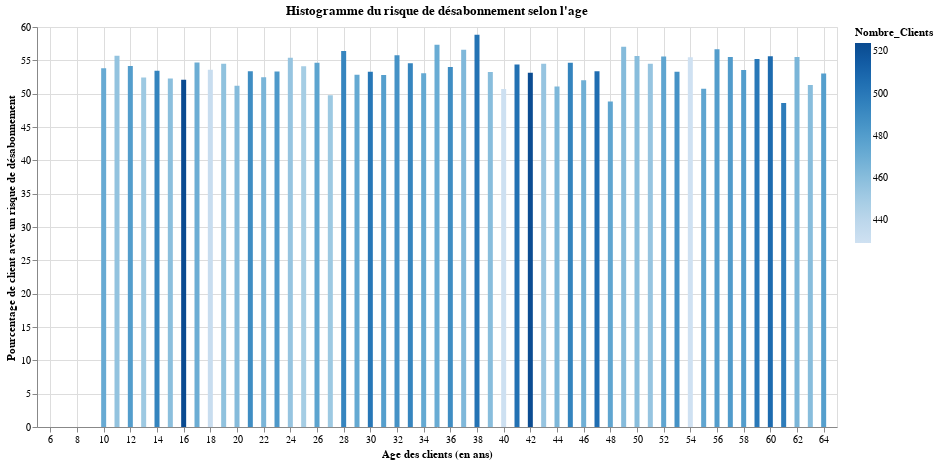

Write notebook code for a chart like this one.
### Markdown cell above
Dans un second temps nous allons regardé si l'age d'une personne à une influence sur le désabonnement et nous affichons la couleur avec la proportion de personnes.

### Code cell
# Churn en fct de l'age
from pyspark.sql.functions import avg, col, count
df_churn_age = df_spark_clean.groupBy("age").agg((avg("churn_risk_score") * 100).alias("avg_churn_percentage"), count("churn_risk_score").alias("Nombre_Clients"))
df_churn_age = df_churn_age.orderBy('age')

# Importation le package Altair
import altair as alt
import pandas as pd

# Convertir le DataFrame PySpark en DataFrame pandas
data_pd = df_churn_age.toPandas()

# Histogramme
alt.Chart(data_pd).mark_bar().encode(
    x=alt.X('age:Q', axis=alt.Axis(title="Age des clients (en ans)")),
    y=alt.Y('avg_churn_percentage:Q', axis=alt.Axis(title="Pourcentage de client avec un risque de désabonnement")),
    tooltip=['age:Q', 'avg_churn_percentage:Q', 'Nombre_Clients:Q'], # Afin de pouvoir avoir les informations de chaque point lorsque l'on passe notre souris
    color = 'Nombre_Clients:Q'
).properties(
    width=800, # Taille du graphique
    height=400,
    title="Histogramme du risque de désabonnement selon l'age", # Titre du graphique
).interactive() # Pouvoir zoomer sur le graphique

### Figure 1 — Vega-Lite specification as saved in the notebook (floating-point values rounded to 4 significant figures)
{"config": {"view": {"continuousWidth": 400, "continuousHeight": 300}}, "data": {"name": "data-0e3126515bd8fc6b33dd7a387fb7140b"}, "mark": "bar", "encoding": {"color": {"field": "Nombre_Clients", "type": "quantitative"}, "tooltip": [{"field": "age", "type": "quantitative"}, {"field": "avg_churn_percentage", "type": "quantitative"}, {"field": "Nombre_Clients", "type": "quantitative"}], "x": {"axis": {"title": "Age des clients (en ans)"}, "field": "age", "type": "quantitative"}, "y": {"axis": {"title": "Pourcentage de client avec un risque de désabonnement"}, "field": "avg_churn_percentage", "type": "quantitative"}}, "height": 400, "selection": {"selector001": {"type": "interval", "bind": "scales", "encodings": ["x", "y"]}}, "title": "Histogramme du risque de désabonnement selon l'age", "width": 800, "$schema": "https://vega.github.io/schema/vega-lite/v4.17.0.json", "datasets": {"data-0e3126515bd8fc6b33dd7a387fb7140b": [{"age": 10, "avg_churn_percentage": 53.81, "Nombre_Clients": 472}, {"age": 11, "avg_churn_percentage": 55.7, "Nombre_Clients": 456}, {"age": 12, "avg_churn_percentage": 54.17, "Nombre_Clients": 480}, {"age": 13, "avg_churn_percentage": 52.43, "Nombre_Clients": 452}, {"age": 14, "avg_churn_percentage": 53.44, "Nombre_Clients": 494}, {"age": 15, "avg_churn_percentage": 52.29, "Nombre_Clients": 459}, {"age": 16, "avg_churn_percentage": 52.1, "Nombre_Clients": 524}, {"age": 17, "avg_churn_percentage": 54.68, "Nombre_Clients": 470}, {"age": 18, "avg_churn_percentage": 53.58, "Nombre_Clients": 433}, {"age": 19, "avg_churn_percentage": 54.49, "Nombre_Clients": 457}, {"age": 20, "avg_churn_percentage": 51.19, "Nombre_Clients": 461}, {"age": 21, "avg_churn_percentage": 53.37, "Nombre_Clients": 489}, {"age": 22, "avg_churn_percentage": 52.47, "Nombre_Clients": 465}, {"age": 23, "avg_churn_percentage": 53.32, "Nombre_Clients": 482}, {"age": 24, "avg_churn_percentage": 55.38, "Nombre_Clients": 455}, {"age": 25, "avg_churn_percentage": 54.12, "Nombre_Clients": 449}, {"age": 26, "avg_churn_percentage": 54.62, "Nombre_Clients": 476}, {"age": 27, "avg_churn_percentage": 49.78, "Nombre_Clients": 452}, {"age": 28, "avg_churn_percentage": 56.39, "Nombre_Clients": 493}, {"age": 29, "avg_churn_percentage": 52.85, "Nombre_Clients": 473}, {"age": 30, "avg_churn_percentage": 53.29, "Nombre_Clients": 501}, {"age": 31, "avg_churn_percentage": 52.82, "Nombre_Clients": 479}, {"age": 32, "avg_churn_percentage": 55.76, "Nombre_Clients": 486}, {"age": 33, "avg_churn_percentage": 54.56, "Nombre_Clients": 493}, {"age": 34, "avg_churn_percentage": 53.07, "Nombre_Clients": 473}, {"age": 35, "avg_churn_percentage": 57.32, "Nombre_Clients": 471}, {"age": 36, "avg_churn_percentage": 53.99, "Nombre_Clients": 489}, {"age": 37, "avg_churn_percentage": 56.59, "Nombre_Clients": 463}, {"age": 38, "avg_churn_percentage": 58.85, "Nombre_Clients": 503}, {"age": 39, "avg_churn_percentage": 53.26, "Nombre_Clients": 460}, {"age": 40, "avg_churn_percentage": 50.7, "Nombre_Clients": 430}, {"age": 41, "avg_churn_percentage": 54.37, "Nombre_Clients": 504}, {"age": 42, "avg_churn_percentage": 53.15, "Nombre_Clients": 523}, {"age": 43, "avg_churn_percentage": 54.51, "Nombre_Clients": 455}, {"age": 44, "avg_churn_percentage": 51.08, "Nombre_Clients": 464}, {"age": 45, "avg_churn_percentage": 54.66, "Nombre_Clients": 494}, {"age": 46, "avg_churn_percentage": 52.03, "Nombre_Clients": 469}, {"age": 47, "avg_churn_percentage": 53.36, "Nombre_Clients": 506}, {"age": 48, "avg_churn_percentage": 48.84, "Nombre_Clients": 475}, {"age": 49, "avg_churn_percentage": 57.05, "Nombre_Clients": 461}, {"age": 50, "avg_churn_percentage": 55.65, "Nombre_Clients": 460}, {"age": 51, "avg_churn_percentage": 54.51, "Nombre_Clients": 455}, {"age": 52, "avg_churn_percentage": 55.58, "Nombre_Clients": 475}, {"age": 53, "avg_churn_percentage": 53.29, "Nombre_Clients": 486}, {"age": 54, "avg_churn_percentage": 55.48, "Nombre_Clients": 429}, {"age": 55, "avg_churn_percentage": 50.74, "Nombre_Clients": 475}, {"age": 56, "avg_churn_percentage": 56.67, "Nombre_Clients": 480}, {"age": 57, "avg_churn_percentage": 55.51, "Nombre_Clients": 481}, {"age": 58, "avg_churn_percentage": 53.54, "Nombre_Clients": 480}, {"age": 59, "avg_churn_percentage": 55.2, "Nombre_Clients": 500}, {"age": 60, "avg_churn_percentage": 55.62, "Nombre_Clients": 507}, {"age": 61, "avg_churn_percentage": 48.59, "Nombre_Clients": 498}, {"age": 62, "avg_churn_percentage": 55.48, "Nombre_Clients": 465}, {"age": 63, "avg_churn_percentage": 51.3, "Nombre_Clients": 460}, {"age": 64, "avg_churn_percentage": 53.03, "Nombre_Clients": 479}]}}
